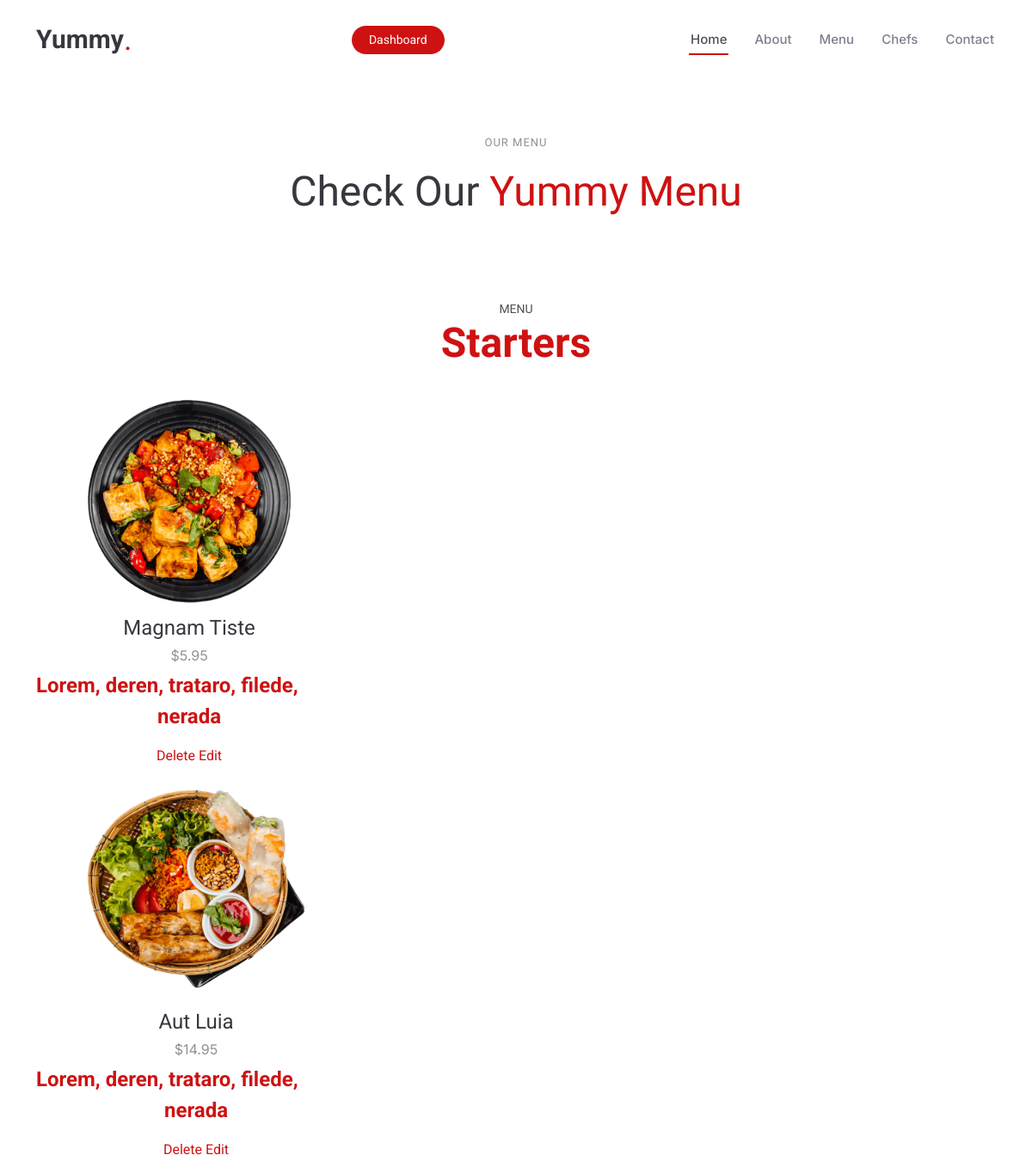
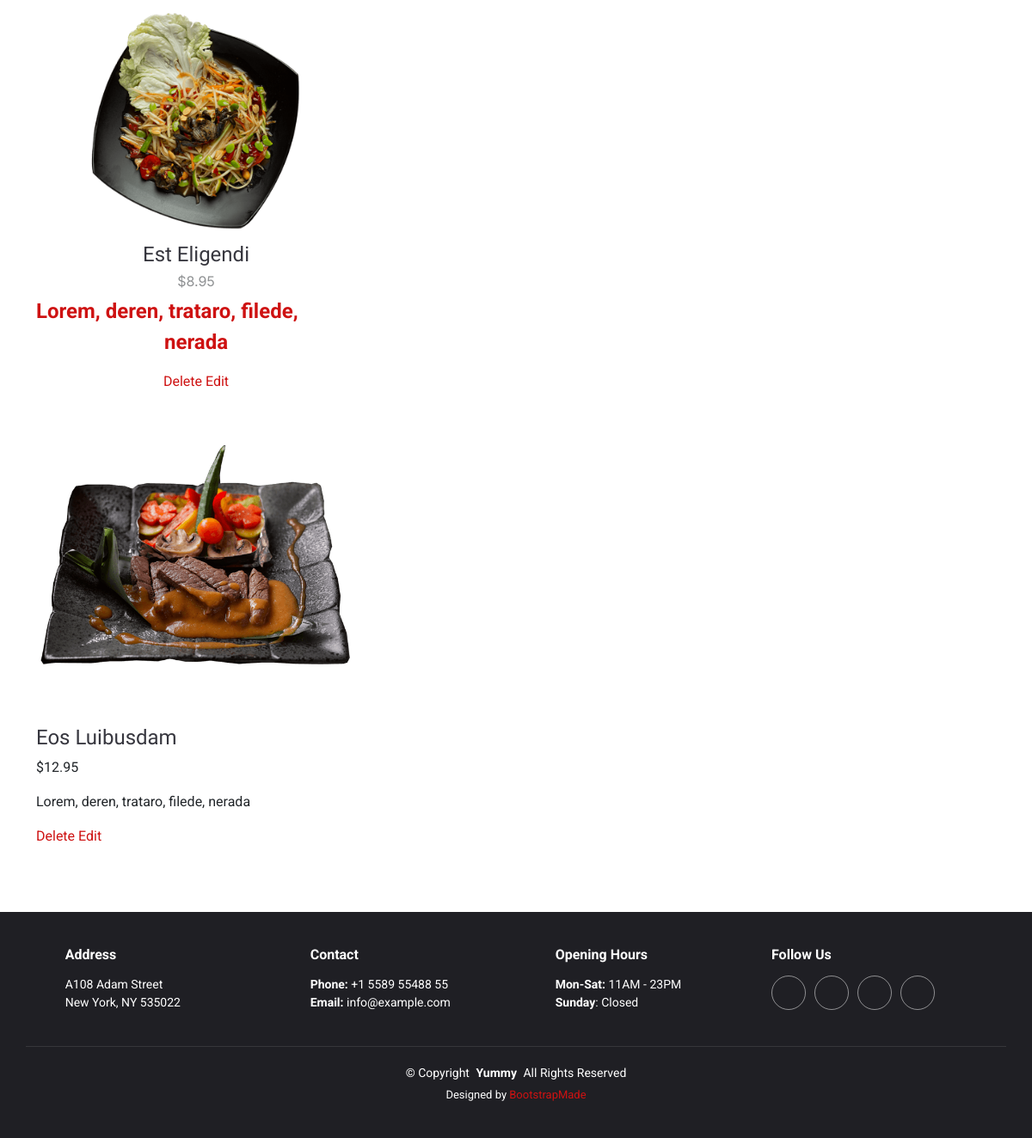
The app's page /menu/ with its own data (2 pictures, top to bottom).
### myapp/models.py (models this page shows)
class Menumodel(models.Model):
    Name=models.CharField(max_length=100,null=True)
    Price=models.CharField(max_length=100,null=True)
    Description=models.CharField(max_length=100,null=True)
    img=models.ImageField(upload_to='Media/pic',null=True)

### myproject/views.py (the view)
# urls.py: path('menu/',menu,name='menu'),
def menu(req):
    data=Menumodel.objects.all()
    return render(req,'menu.html',{'data':data})

### template/menu.html (shortened to what this page needs)
{% extends 'base.html' %}
{% block body %}
    <section id="menu" class="menu section">
      <div class="container section-title" data-aos="fade-up">
        <h2>Our Menu</h2>
        <p><span>Check Our</span> <span class="description-title">Yummy Menu</span></p>
      </div>
      <div class="container">
        <div class="tab-content" data-aos="fade-up" data-aos-delay="200">
          <div class="tab-pane fade active show" id="menu-starters">
            <div class="tab-header text-center">
              <p>Menu</p>
              <h3>Starters</h3>
            </div>
            <div class="row gy-5">
            {% for i in data %}
              <div class="col-lg-4 menu-item">
                <a href="/static/assets2/img/menu/menu-item-1.png" class="glightbox"><img src="/{{i.img}}" class="menu-img img-fluid" alt=""></a>
                <h4>{{i.Name}}</h4>
                <p class="ingredients">
                  {{i.Description}}
                </p>
                <p class="price">
                  {{i.Price}}
                </p>
                <p><a href="{% url 'deletemenu' i.id %}">Delete</a>
                  <a href="{% url 'editmenu' i.id %}">Edit</a></p>
              </div>
            </div>
          {% endfor %}
    </section>
{% endblock body %}

### static/assets2/css/main.css (style rules this page uses)
:root { --default-font: "Roboto", system-ui, -apple-system, "Segoe UI", Roboto, "Helvetica Neue", Arial, "Noto Sans", "Liberation Sans", sans-serif, "Apple Color Emoji", "Segoe UI Emoji", "Segoe UI Symbol", "Noto Color Emoji"; --heading-font: "Amatic SC", sans-serif; --nav-font: "Inter", sans-serif; }
:root { --background-color: #ffffff; --default-color: #212529; --heading-color: #37373f; --accent-color: #ce1212; --surface-color: #ffffff; --contrast-color: #ffffff; }
:root { --nav-color: #7f7f90; --nav-hover-color: #ce1212; --nav-mobile-background-color: #ffffff; --nav-dropdown-background-color: #ffffff; --nav-dropdown-color: #7f7f90; --nav-dropdown-hover-color: #ce1212; }
:root { scroll-behavior: smooth; }
body { color: var(--default-color); background-color: var(--background-color); font-family: var(--default-font); }
a { color: var(--accent-color); text-decoration: none; transition: 0.3s; }
h1, h2, h3, h4, h5, h6 { color: var(--heading-color); font-family: var(--heading-font); }
section, .section { color: var(--default-color); background-color: var(--background-color); padding: 60px 0; scroll-margin-top: 92px; overflow: clip; }
.section-title { text-align: center; padding-bottom: 60px; position: relative; }
.section-title h2 { font-size: 13px; letter-spacing: 1px; font-weight: 400; padding: 0; margin: 0; color: color-mix(in srgb, var(--default-color), transparent 50%); display: inline-block; text-transform: uppercase; font-family: var(--default-font); }
.section-title p { color: var(--heading-color); margin: 10px 0 0 0; font-size: 48px; font-weight: 500; font-family: var(--heading-font); }
.section-title p .description-title { color: var(--accent-color); }
.menu .tab-content .tab-header { padding: 30px 0; }
.menu .tab-content .tab-header p { font-size: 14px; text-transform: uppercase; color: color-mix(in srgb, var(--default-color), transparent 20%); margin-bottom: 0; }
.menu .tab-content .tab-header h3 { font-size: 48px; font-weight: 700; color: var(--accent-color); }
.menu .tab-content .menu-item { text-align-last: center; }
.menu .tab-content .menu-item .menu-img { padding: 0 60px; margin-bottom: 15px; }
.menu .tab-content .menu-item h4 { font-size: 24px; font-weight: 400; margin-bottom: 5px; font-family: var(--default-font); }
.menu .tab-content .menu-item .ingredients { font-family: var(--nav-font); color: color-mix(in srgb, var(--default-color), transparent 50%); margin-bottom: 5px; }
.menu .tab-content .menu-item .price { font-size: 24px; font-weight: 700; color: var(--accent-color); }

### records on screen
Menumodel: img (picture), Name "Magnam Tiste", Description "$5.95", Price "Lorem, deren, trataro, filede, nerada"
Menumodel: img (picture), Name "Aut Luia", Description "$14.95", Price "Lorem, deren, trataro, filede, nerada"
Menumodel: img (picture), Name "Est Eligendi", Description "$8.95", Price "Lorem, deren, trataro, filede, nerada"
Menumodel: img (picture), Name "Eos Luibusdam", Description "$12.95", Price "Lorem, deren, trataro, filede, nerada"
